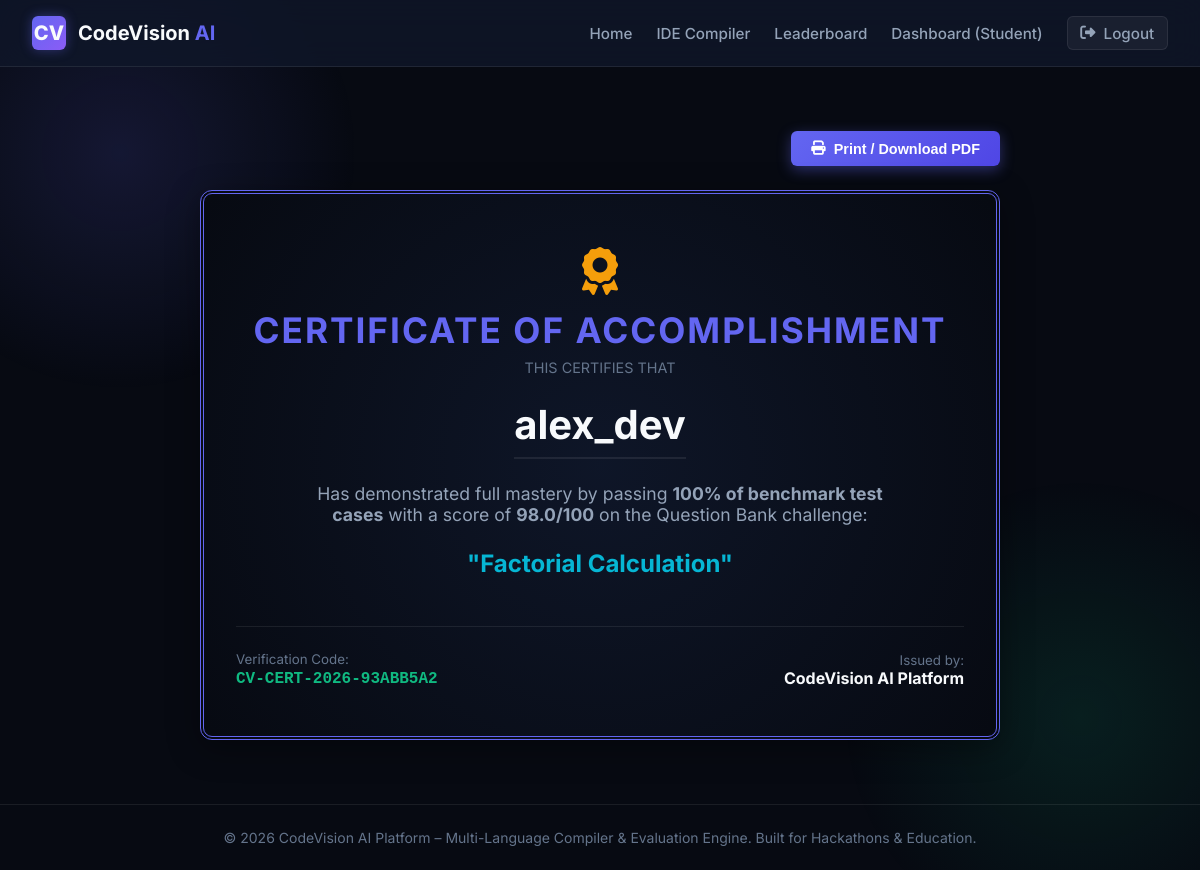
Screenshot of /certificate/11 (signed in) with the database file from the repository.
### tables this page shows
CREATE TABLE users (
    id INTEGER PRIMARY KEY AUTOINCREMENT,
    username TEXT UNIQUE NOT NULL,
    email TEXT UNIQUE NOT NULL,
    password_hash TEXT NOT NULL,
    role TEXT NOT NULL CHECK(role IN ('student', 'faculty', 'admin')),
    created_at TIMESTAMP DEFAULT CURRENT_TIMESTAMP,
    style_fingerprint TEXT DEFAULT '{}'
);

CREATE TABLE submissions (
    id INTEGER PRIMARY KEY AUTOINCREMENT,
    assignment_id INTEGER,
    user_id INTEGER NOT NULL,
    code TEXT NOT NULL,
    language TEXT NOT NULL,
    status TEXT DEFAULT 'Submitted', -- 'Submitted', 'Evaluated', 'Error'
    execution_time REAL DEFAULT 0.0,
    memory_usage REAL DEFAULT 0.0,
    output TEXT,
    score REAL DEFAULT 0.0,
    correctness_score REAL DEFAULT 0.0,
    style_score REAL DEFAULT 0.0,
    ai_probability_score REAL DEFAULT 0.0,
    created_at TIMESTAMP DEFAULT CURRENT_TIMESTAMP,
    FOREIGN KEY(assignment_id) REFERENCES assignments(id),
    FOREIGN KEY(user_id) REFERENCES users(id)
);

CREATE TABLE assignments (
    id INTEGER PRIMARY KEY AUTOINCREMENT,
    title TEXT NOT NULL,
    description TEXT NOT NULL,
    constraints TEXT,
    difficulty TEXT CHECK(difficulty IN ('Easy', 'Medium', 'Hard', 'Expert')),
    language TEXT DEFAULT 'python',
    template_code TEXT,
    public_test_cases TEXT NOT NULL, -- JSON string array of {input, expected_output}
    hidden_test_cases TEXT NOT NULL, -- JSON string array of {input, expected_output}
    common_errors TEXT, -- JSON array of common errors / edge cases
    created_by INTEGER,
    created_at TIMESTAMP DEFAULT CURRENT_TIMESTAMP,
    deadline TIMESTAMP,
    FOREIGN KEY(created_by) REFERENCES users(id)
);

CREATE TABLE certificates (
    id INTEGER PRIMARY KEY AUTOINCREMENT,
    user_id INTEGER NOT NULL,
    assignment_id INTEGER NOT NULL,
    submission_id INTEGER NOT NULL,
    certificate_code TEXT UNIQUE NOT NULL,
    issue_date TIMESTAMP DEFAULT CURRENT_TIMESTAMP,
    pdf_path TEXT,
    FOREIGN KEY(user_id) REFERENCES users(id),
    FOREIGN KEY(assignment_id) REFERENCES assignments(id),
    FOREIGN KEY(submission_id) REFERENCES submissions(id)
);

### app.py (the view)
@app.route('/certificate/<int:submission_id>')
@login_required
def certificate_page(submission_id):
    conn = get_db_connection()
    cert = conn.execute("""
        SELECT c.*, u.username, a.title as assignment_title, s.score
        FROM certificates c
        JOIN users u ON c.user_id = u.id
        JOIN assignments a ON c.assignment_id = a.id
        JOIN submissions s ON c.submission_id = s.id
        WHERE c.submission_id = ?
    """, (submission_id,)).fetchone()
    conn.close()
    if not cert:
        flash("Certificate not found or not eligible yet (Requires passing 100% of test cases on a Question Bank problem).", "warning")
        return redirect(url_for('dashboard_router'))
    return render_template('certificate.html', cert=cert)

### app.py (called while the page is built)
@app.context_processor
def inject_user():
    return dict(current_user=get_current_user())

### database/db.py (called while the page is built)
def get_db_connection():
    conn = sqlite3.connect(DB_PATH)
    conn.row_factory = sqlite3.Row
    return conn

### utils/auth.py (called while the page is built)
def get_current_user():
    user_id = session.get('user_id')
    if not user_id:
        return None
    conn = get_db_connection()
    user = conn.execute("SELECT id, username, email, role, created_at FROM users WHERE id = ?", (user_id,)).fetchone()
    conn.close()
    return user

def login_required(f):
    @wraps(f)
    def decorated_function(*args, **kwargs):
        if 'user_id' not in session:
            if request.path.startswith('/api/'):
                return jsonify({"error": "Authentication required"}), 401
            return redirect(url_for('login_page'))
        return f(*args, **kwargs)
    return decorated_function

### templates/certificate.html (shortened to what this page needs)
{% extends "base.html" %}
{% block content %}
<div style="max-width: 800px; margin: 2rem auto; text-align: center;">
    <div style="margin-bottom: 1.5rem; display: flex; justify-content: flex-end;">
        <button class="btn btn-primary" onclick="window.print()"><i class="fa-solid fa-print"></i> Print / Download PDF</button>
    </div>
    <div class="glass-card" style="padding: 3rem 2rem; border: 4px double var(--primary); background: radial-gradient(circle, rgba(15,23,42,0.95) 0%, rgba(7,10,18,0.98) 100%);">
        <div style="font-size: 3rem; color: var(--accent-amber); margin-bottom: 0.5rem;">
            <i class="fa-solid fa-award"></i>
        </div>
        <h1 style="font-size: 2.2rem; letter-spacing: 2px; color: var(--primary); text-transform: uppercase;">Certificate of Accomplishment</h1>
        <p style="color: var(--text-muted); font-size: 0.9rem; margin-top: 0.5rem;">THIS CERTIFIES THAT</p>
        <h2 style="font-size: 2.5rem; color: var(--text-primary); margin: 1.5rem 0; border-bottom: 2px solid var(--border-color); display: inline-block; padding-bottom: 0.5rem;">
            {{ cert.username }}
        </h2>
        <p style="color: var(--text-secondary); font-size: 1.1rem; max-width: 600px; margin: 0 auto 1.5rem auto;">
            Has demonstrated full mastery by passing <strong>100% of benchmark test cases</strong> with a score of <strong>{{ cert.score }}/100</strong> on the Question Bank challenge:
        </p>
        <h3 style="color: var(--accent-cyan); font-size: 1.5rem; margin-bottom: 2rem;">
            "{{ cert.assignment_title }}"
        </h3>
        <div style="display: flex; justify-content: space-between; align-items: flex-end; margin-top: 3rem; padding-top: 1.5rem; border-top: 1px solid var(--border-color);">
            <div style="text-align: left;">
                <small style="color: var(--text-muted); display: block;">Verification Code:</small>
                <code style="color: var(--accent-emerald); font-weight: 700; font-size: 1rem;">{{ cert.certificate_code }}</code>
            </div>
            <div style="text-align: right;">
                <small style="color: var(--text-muted); display: block;">Issued by:</small>
                <strong>CodeVision AI Platform</strong>
            </div>
        </div>
    </div>
</div>
{% endblock %}

### templates/base.html (shortened to what this page needs)
<!DOCTYPE html>
<html lang="en">
<head>
    <link rel="stylesheet" href="https://cdnjs.cloudflare.com/ajax/libs/font-awesome/6.4.0/css/all.min.css">
    <link rel="stylesheet" href="{{ url_for('static', filename='css/main.css') }}">
    <link rel="stylesheet" href="{{ url_for('static', filename='css/editor.css') }}">
</head>
<body>
    <nav class="navbar">
        <a href="{{ url_for('index_page') }}" class="nav-brand">
            <div class="brand-icon">CV</div>
            <span>CodeVision <span style="color: var(--primary);">AI</span></span>
        </a>
        <ul class="nav-links">
            <li><a href="{{ url_for('index_page') }}">Home</a></li>
            <li><a href="{{ url_for('editor_page') }}">IDE Compiler</a></li>
            <li><a href="{{ url_for('leaderboard_page') }}">Leaderboard</a></li>
            {% if current_user %}
                <li><a href="{{ url_for('dashboard_router') }}">Dashboard ({{ current_user.role|capitalize }})</a></li>
                <li><a href="{{ url_for('logout_action') }}" class="btn btn-secondary btn-sm"><i class="fa-solid fa-right-from-bracket"></i> Logout</a></li>
            {% else %}
                <li><a href="{{ url_for('login_page') }}">Login</a></li>
                <li><a href="{{ url_for('register_page') }}" class="btn btn-primary btn-sm">Register</a></li>
            {% endif %}
        </ul>
    </nav>
    <main class="main-container">
        {% block content %}{% endblock %}
    </main>
    <footer>
        <p>&copy; 2026 CodeVision AI Platform – Multi-Language Compiler & Evaluation Engine. Built for Hackathons & Education.</p>
    </footer>
</body>
</html>

### static/css/main.css (style rules this page uses)
:root { --bg-main: #070a12; --bg-surface: #0f172a; --bg-card: rgba(15, 23, 42, 0.75); --bg-card-hover: rgba(30, 41, 59, 0.85); --border-color: rgba(255, 255, 255, 0.08); --border-glow: rgba(99, 102, 241, 0.3); --primary: #6366f1; --primary-hover: #4f46e5; --primary-glow: rgba(99, 102, 241, 0.4); --accent-emerald: #10b981; --accent-amber: #f59e0b; --accent-rose: #f43f5e; --accent-cyan: #06b6d4; --accent-purple: #8b5cf6; --text-primary: #f8fafc; --text-secondary: #94a3b8; --text-muted: #64748b; --font-sans: 'Inter', system-ui, -apple-system, sans-serif; --font-mono: 'Fira Code', monospace; --radius-sm: 6px; --radius-md: 12px; --radius-lg: 18px; --shadow-glass: 0 8px 32px 0 rgba(0, 0, 0, 0.37); }
* { margin: 0; padding: 0; box-sizing: border-box; }
body { font-family: var(--font-sans); background-color: var(--bg-main); color: var(--text-primary); min-height: 100vh; display: flex; flex-direction: column; overflow-x: hidden; }
body::before { content: ''; position: fixed; top: -10%; left: -10%; width: 40vw; height: 40vw; background: radial-gradient(circle, rgba(99, 102, 241, 0.15) 0%, rgba(0,0,0,0) 70%); z-index: -1; pointer-events: none; }
body::after { content: ''; position: fixed; bottom: -10%; right: -10%; width: 40vw; height: 40vw; background: radial-gradient(circle, rgba(16, 185, 129, 0.12) 0%, rgba(0,0,0,0) 70%); z-index: -1; pointer-events: none; }
.navbar { display: flex; justify-content: space-between; align-items: center; padding: 1rem 2rem; background: rgba(15, 23, 42, 0.8); backdrop-filter: blur(16px); border-bottom: 1px solid var(--border-color); position: sticky; top: 0; z-index: 100; }
.nav-brand { display: flex; align-items: center; gap: 0.75rem; font-weight: 700; font-size: 1.25rem; color: var(--text-primary); text-decoration: none; }
.brand-icon { width: 34px; height: 34px; background: linear-gradient(135deg, var(--primary), var(--accent-purple)); border-radius: var(--radius-sm); display: flex; align-items: center; justify-content: center; font-weight: 800; box-shadow: 0 0 12px var(--primary-glow); }
.nav-links { display: flex; align-items: center; gap: 1.5rem; list-style: none; }
.nav-links a { color: var(--text-secondary); text-decoration: none; font-weight: 500; font-size: 0.95rem; transition: all 0.2s ease; }
.btn { display: inline-flex; align-items: center; justify-content: center; gap: 0.5rem; padding: 0.6rem 1.25rem; border-radius: var(--radius-sm); font-weight: 600; font-size: 0.9rem; cursor: pointer; transition: all 0.2s cubic-bezier(0.4, 0, 0.2, 1); border: none; text-decoration: none; }
.btn-primary { background: linear-gradient(135deg, var(--primary), var(--primary-hover)); color: white; box-shadow: 0 4px 14px var(--primary-glow); }
.btn-secondary { background: rgba(255, 255, 255, 0.05); color: var(--text-primary); border: 1px solid var(--border-color); }
.btn-sm { padding: 0.4rem 0.8rem; font-size: 0.825rem; }
.main-container { flex: 1; padding: 2rem; max-width: 1400px; width: 100%; margin: 0 auto; }
.glass-card { background: var(--bg-card); backdrop-filter: blur(16px); border: 1px solid var(--border-color); border-radius: var(--radius-md); padding: 1.5rem; box-shadow: var(--shadow-glass); transition: transform 0.2s ease, border-color 0.2s ease; }
h1, h2, h3, h4 { color: var(--text-primary); font-weight: 700; }
footer { text-align: center; padding: 1.5rem; border-top: 1px solid var(--border-color); color: var(--text-muted); font-size: 0.875rem; margin-top: auto; }

### rows the page displays
users: role "Student"
users: username "alex_dev"
submissions: score "98.0"
assignments: assignment_title "Factorial Calculation"
certificates: certificate_code "CV-CERT-2026-93ABB5A2"
